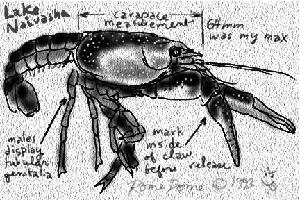
#> input picture datasets/animals/train/crayfish/image_0006.jpg, 300 x 200 px; its folder holds only this picture in this run
$ python sift1obrazek.py --data-dir ../datasets/animals/train/crayfish
#> lines starting #> are read from the running program, lines starting #| are printed output that depends on the picture

import cv2
import numpy as np
import sys
import argparse
import json
from json_tricks import dump, dumps, load, loads, strip_comments
import glob, os


def ParseArguments():
	parser = argparse.ArgumentParser(description="Project ")
	parser.add_argument('--data-dir', default="", required=True, help='data dir')

	args = parser.parse_args()

	return args.data_dir


# main progam
data_dir =  ParseArguments()

print("data-dir = ", data_dir)


# katalog data_dir/train ma miec podkatalogi = klasy

# najpierw odczytajmy tylko nazwy katalogow w data_dir/train i

classes=[]

for file in glob.glob(data_dir+"/train/**"):
		tmp=file.split('\\')
		print(tmp)
		classes.append(tmp[len(tmp)-1])
#> pass 2 of the loop `for file in glob.glob(data_dir+"/train/**"):`:


print("Klasy  = ", classes)


# teraz wykrywamy na kazdym obrazku zarowno z train jak i validate wszystkie sifty...
sifts_all=[]

counter_tmp = 1;


for classs in classes:
	#szukamy wszystkich plikow w data-dir/train a potem z data-dir/validate, zmienić poniżej
	for file in list((glob.glob(data_dir+"/validate/"+classs+"/**"))):
		img = cv2.imread(file)
#> img is the input picture: shape (200, 300, 3); min 0, max 255, mean 176.5
		sift = cv2.xfeatures2d.SIFT_create()
		gray= cv2.cvtColor(img,cv2.COLOR_BGR2GRAY)
		kp, sifts =  sift.detectAndCompute(gray,None)
#> kp = 762 keypoints; strongest (x, y, size): (45, 134, 2.1), (204, 121, 3.9), (18, 163, 2.1), (191, 167, 1.9)
		print("klasa = ", classs, ", obrazek = ",file, ", SIFTow: ", sifts.shape[0])
#| klasa =  datasets/animals/train/crayfish , obrazek =  datasets/animals/train/crayfish/image_0006.jpg , SIFTow:  762
		s=str(counter_tmp)
		with open(classs+s+".json" , 'w') as ofile:
				json.dump(dumps(sifts),ofile)
#> (this line was passed over: json_tricks is not available in this run)
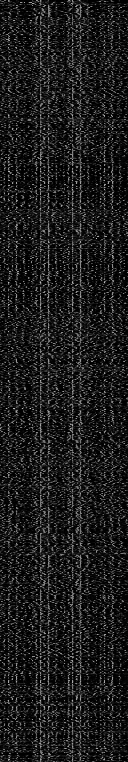
#> sifts: shape (762, 128) float32; min 0, max 193, mean 28.2
				counter_tmp=counter_tmp+1
	counter_tmp=1
#> pass 2 of the loop `for classs in classes:`:
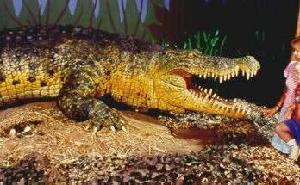
#> input picture datasets/animals/train/crocodile/image_0002.jpg, 300 x 185 px
#> img is the input picture: shape (185, 300, 3); mean B, G, R 59.1, 87.4, 112
#> `gray= cv2.cvtColor(img,cv2.COLOR_BGR2GRAY)`:
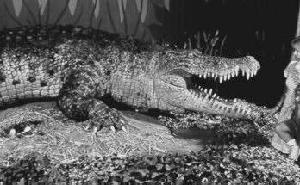
#> gray: shape (185, 300); min 0, max 249, mean 91.5
#> kp = 709 keypoints; strongest (x, y, size): (205, 90, 1.9), (189, 164, 1.9), (211, 90, 2), (221, 165, 1.9)
#| klasa =  datasets/animals/train/crocodile , obrazek =  datasets/animals/train/crocodile/image_0002.jpg , SIFTow:  709
#> `json.dump(dumps(sifts),ofile)`:
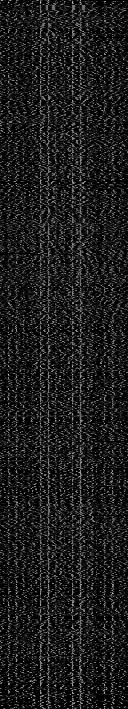
#> sifts: shape (709, 128) float32; min 0, max 207, mean 29.1


print("koniec")
